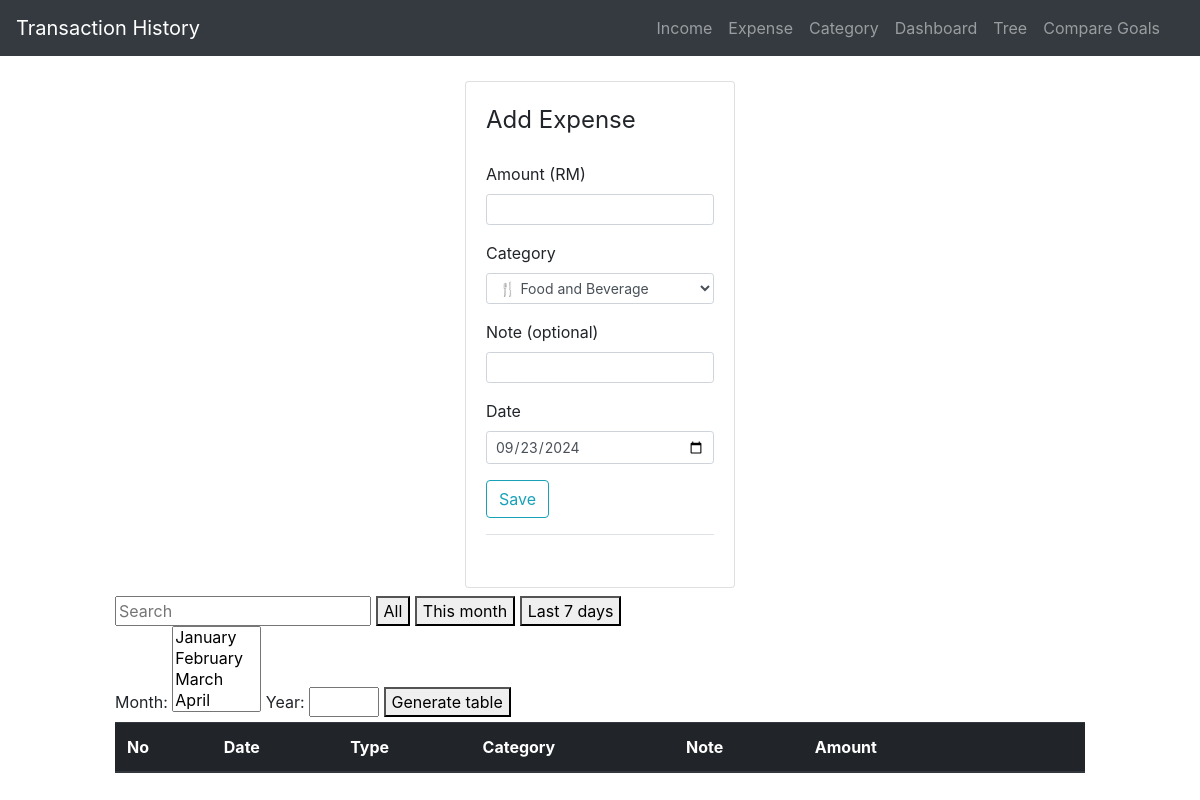
Before: /addexpense with the older database file.
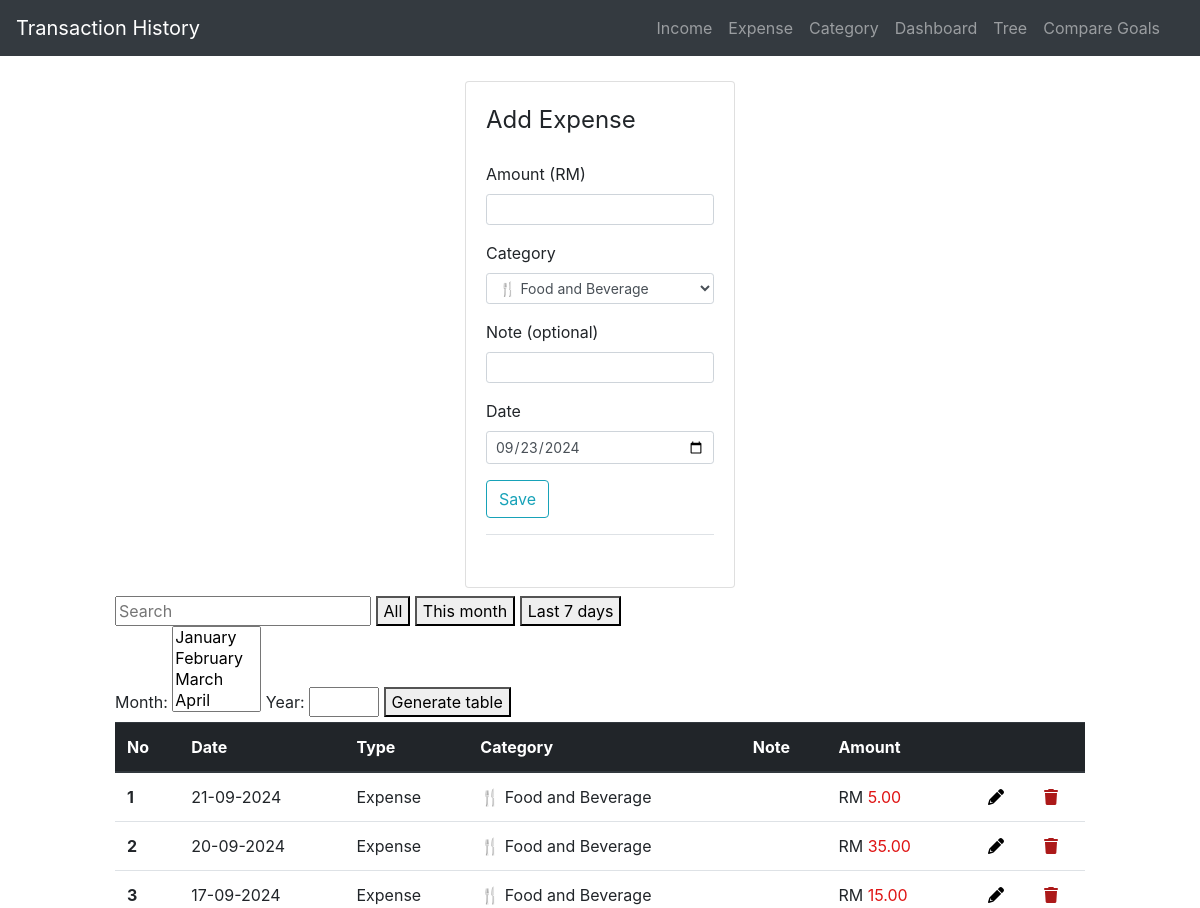
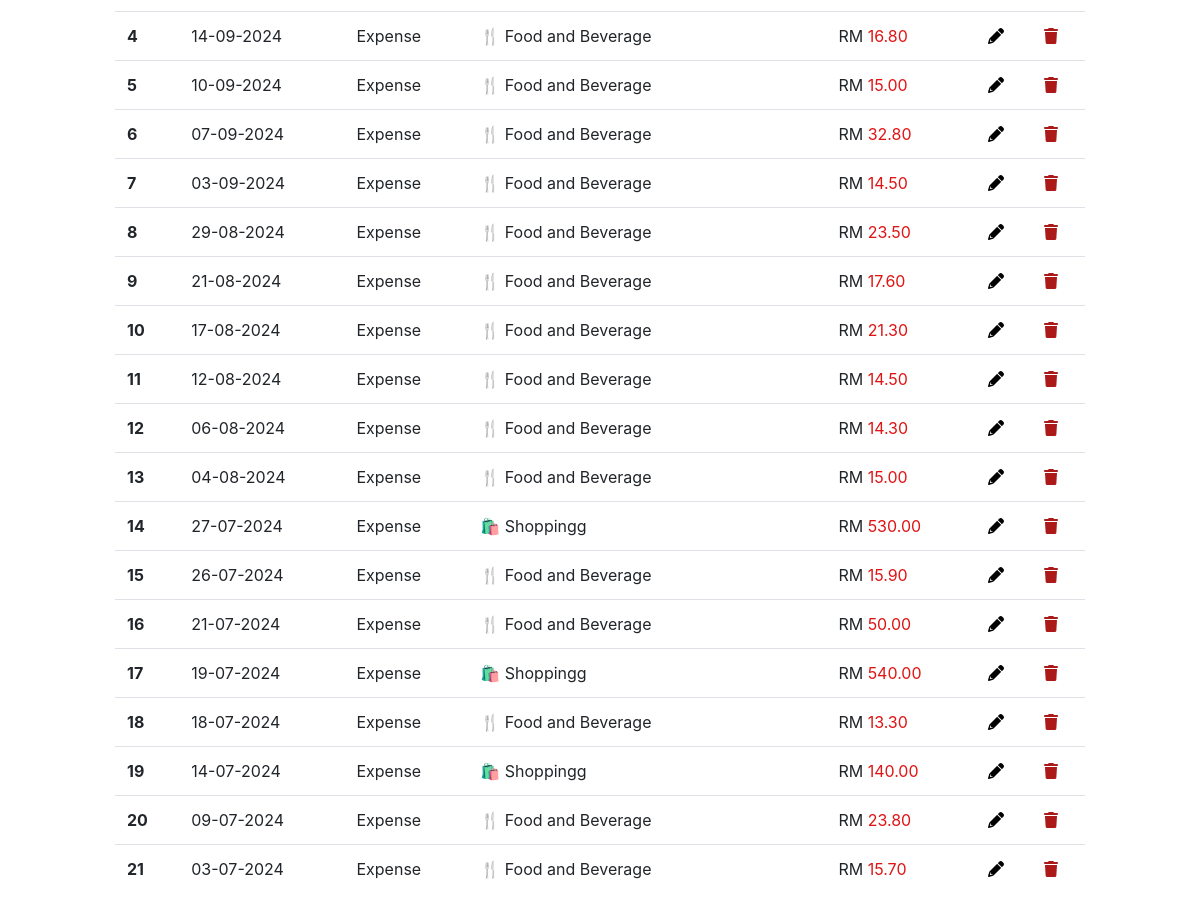
After: the same page with the newer database file (2 pictures, top to bottom).
### application/models.py (models this page shows, shortened)
class add_expenses(db.Model):
    id = db.Column(db.Integer, primary_key=True)
    amount = db.Column(db.Double, nullable=False)
    category = db.Column(db.String(30),nullable=False)
    date = db.Column(db.DateTime, nullable=False)
    type = db.Column(db.String(10), nullable=False, default= 'Expense')
    nota = db.Column(db.String(15))

### application/routes.py (the view, shortened to what this page needs)
@app.route('/addexpense', methods = ["POST", "GET"])
def add_expense():
    form = ExpenseForm()
    categories = db.session.query(category.category).filter(category.type == 'Expense').all()
    form.category.choices = [(c.category, c.category) for c in categories]
    expenses = add_expenses.query.order_by(add_expenses.date.desc()).all()
    return render_template('add_expense.html', title="Add expense", form=form, expenses=expenses )

### application/form.py
class ExpenseForm(FlaskForm):
    amount = DecimalField('Amount (RM)', validators = [DataRequired(), NumberRange(min=0.01)])
    category = SelectField ('Category', choices=[], validators=[DataRequired()])
    date = DateField('Date', format='%Y-%m-%d',default=date.today,  validators = [DataRequired()])
    nota = StringField('Note (optional)', validators = [Optional()])
    submit = SubmitField('Save')

### application/templates/add_expense.html (shortened to what the changed rows need)
{% extends 'layout.html' %}
{% block content %}
<head>
    <link rel="stylesheet" href="https://cdnjs.cloudflare.com/ajax/libs/font-awesome/6.0.0-beta3/css/all.min.css">
</head>
<div class="col-sm-10 ml-auto mr-auto ">
    <section class="section">
        <table class="table">
            <thead class="thead-dark">
                <tr>
                    <th scope="col">No</th>
                    <th scope="col">Date</th>
                    <th scope="col">Type</th>
                    <th scope="col">Category</th>
                    <th scope="col">Note</th>
                    <th scope="col">Amount</th>
                    <th scope="col"></th>
                    <th scope="col"></th>
                </tr>
            </thead>
            <tbody id="results">
                {% for entry in expenses %}
                        <tr>
                            <th scope="row">{{loop.index}}</th>
                            <td>{{entry.date.strftime("%d-%m-%Y")}}</td>
                            <td>{{entry.type}}</td>
                            <td>{{entry.category }}</td>
                            <td>{{entry.nota }}</td>
                            <td class="amount-field">RM <span style="color: rgb(223, 20, 20);">{{ "{:.2f}".format(entry.amount) }}</span></td>
                            <td><a href="{{ url_for('get_record', entry_id=entry.id, entry_type = entry.type, entry_amount = entry.amount, entry_date = entry.date.strftime('%Y-%m-%d %H:%M:%S'), next=url_for('add_expense')) }}"   class="edit" title="Edit" data-toggle="tooltip" id="1"><i class="fa fa-pencil" style="color: rgb(0, 0, 0);"></i></a></td>
                            <td><a href="{{ url_for('delete', entry_id=entry.id, entry_type=entry.type, entry_amount=entry.amount, entry_date=entry.date.strftime('%Y-%m-%d %H:%M:%S'), next=url_for('add_expense'), type='Expense') }}" class="delete" title="Delete" data-toggle="tooltip" id="1"><i class="fa-solid fa-trash" style="color: rgb(172, 25, 25);"></i></a></td>
                        </tr>
                {% endfor %}
            </tbody>
        </table>
    </section>
</div>
{% endblock %}

Changed rows visible on the page:
added add_expenses: date "21-09-2024", type "Expense", category "🍴 Food and Beverage", amount "5.00"
added add_expenses: date "20-09-2024", type "Expense", category "🍴 Food and Beverage", amount "35.00"
added add_expenses: date "17-09-2024", type "Expense", category "🍴 Food and Beverage", amount "15.00"
added add_expenses: date "14-09-2024", type "Expense", category "🍴 Food and Beverage", amount "16.80"
added add_expenses: date "10-09-2024", type "Expense", category "🍴 Food and Beverage", amount "15.00"
added add_expenses: date "07-09-2024", type "Expense", category "🍴 Food and Beverage", amount "32.80"
added add_expenses: date "03-09-2024", type "Expense", category "🍴 Food and Beverage", amount "14.50"
added add_expenses: date "29-08-2024", type "Expense", category "🍴 Food and Beverage", amount "23.50"
added add_expenses: date "21-08-2024", type "Expense", category "🍴 Food and Beverage", amount "17.60"
added add_expenses: date "17-08-2024", type "Expense", category "🍴 Food and Beverage", amount "21.30"
added add_expenses: date "12-08-2024", type "Expense", category "🍴 Food and Beverage", amount "14.50"
added add_expenses: date "06-08-2024", type "Expense", category "🍴 Food and Beverage", amount "14.30"
added add_expenses: date "04-08-2024", type "Expense", category "🍴 Food and Beverage", amount "15.00"
added add_expenses: date "27-07-2024", type "Expense", category "🛍️ Shoppingg", amount "530.00"
added add_expenses: date "26-07-2024", type "Expense", category "🍴 Food and Beverage", amount "15.90"
added add_expenses: date "21-07-2024", type "Expense", category "🍴 Food and Beverage", amount "50.00"
added add_expenses: date "19-07-2024", type "Expense", category "🛍️ Shoppingg", amount "540.00"
added add_expenses: date "18-07-2024", type "Expense", category "🍴 Food and Beverage", amount "13.30"
added add_expenses: date "14-07-2024", type "Expense", category "🛍️ Shoppingg", amount "140.00"
added add_expenses: date "09-07-2024", type "Expense", category "🍴 Food and Beverage", amount "23.80"
added add_expenses: date "03-07-2024", type "Expense", category "🍴 Food and Beverage", amount "15.70"
